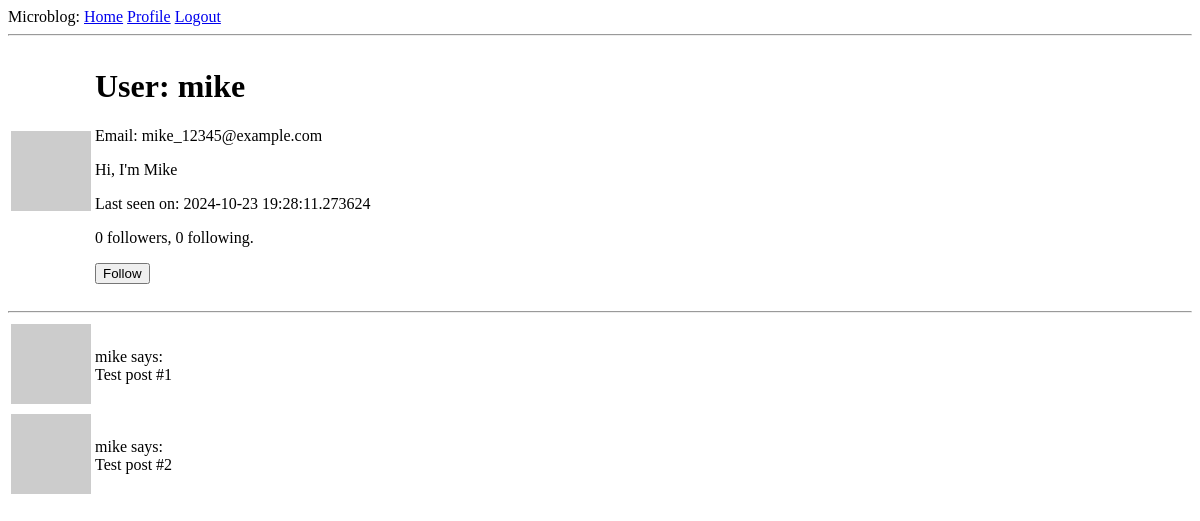
The page /user/mike (signed in) on the database as committed earlier.
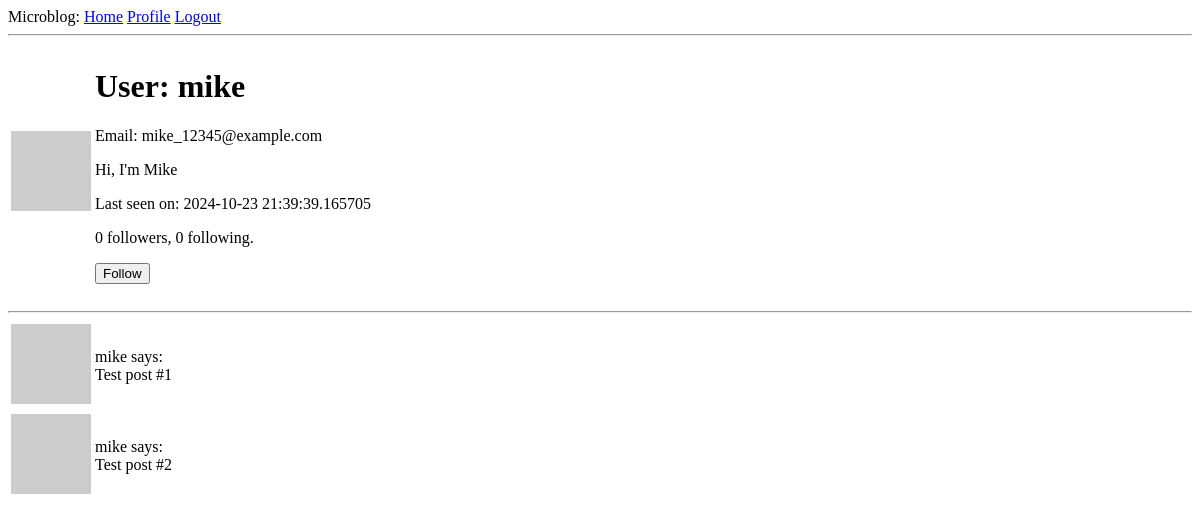
The same page on the database as committed later.
### app/models.py (models this page shows, shortened)
class User(UserMixin, db.Model):
    id: so.Mapped[int] = so.mapped_column(primary_key=True)
    username: so.Mapped[str] = so.mapped_column(sa.String(64), index=True, unique=True)
    email: so.Mapped[str] = so.mapped_column(sa.String(120), index=True, unique=True)
    password_hash: so.Mapped[Optional[str]] = so.mapped_column(sa.String(256))
    about_me: so.Mapped[Optional[str]] = so.mapped_column(sa.String(140))
    last_seen: so.Mapped[Optional[datetime]] = so.mapped_column(
        default=lambda: datetime.now(timezone.utc))
    posts: so.WriteOnlyMapped['Post'] = so.relationship(back_populates='author')
    following: so.WriteOnlyMapped['User'] = so.relationship(
        secondary=followers, primaryjoin=(followers.c.follower_id == id),
        secondaryjoin=(followers.c.followed_id == id),
        back_populates='followers')
    followers: so.WriteOnlyMapped['User'] = so.relationship(
        secondary=followers, primaryjoin=(followers.c.followed_id == id),
        secondaryjoin=(followers.c.follower_id == id),
        back_populates='following')
    def avatar(self, size):
        digest = md5(self.email.lower().encode('utf-8')).hexdigest()
        return f'https://gravatar.com/avatar/{digest}?d=identicon&s={size}'
    def is_following(self, user):
        query = self.following.select().where(User.id == user.id)
        return db.session.scalar(query) is not None
    def followers_count(self):
        query = sa.select(sa.func.count()).select_from(
            self.followers.select().subquery())
        return db.session.scalar(query)
    def following_count(self):
        query = sa.select(sa.func.count()).select_from(
            self.following.select().subquery())
        return db.session.scalar(query)

### app/routes.py (the view)
@app.route('/user/<username>')
@login_required
def user(username):
    user = db.first_or_404(sa.select(User).where(User.username == username))
    posts = [
        {'author': user, 'body': 'Test post #1'},
        {'author': user, 'body': 'Test post #2'}
    ]
    form = EmptyForm()
    return render_template('user.html', user=user, posts=posts, form=form)

### app/forms.py
class EmptyForm(FlaskForm):
    submit = SubmitField('Submit')

### app/models.py (called while the page is built)
@login.user_loader
def load_user(id):
    return db.session.get(User, int(id))

### app/routes.py (called while the page is built)
@app.before_request
def before_request():
    if current_user.is_authenticated:
        current_user.last_seen = datetime.now(timezone.utc)
        db.session.commit()

### app/templates/user.html (shortened to what this page needs)
{% extends 'base.html' %}
{% block content %}
	<table>
		<tr valing="top">
			<td><img src="{{ user.avatar(128) }}"></td>
			<td>
				<h1>User: {{ user.username }}</h1>
				<p>Email: {{ user.email }}</p>
				{% if user.about_me %}
				<p>{{ user.about_me }}</p>
				{% endif %}
				{% if user.last_seen %}
				<p>Last seen on: {{ user.last_seen }}</p>
				{% endif %}
				<p>{{ user.followers_count() }} followers, {{ user.following_count() }} following.</p>
				{% if user == current_user %}
        		<p><a href="{{ url_for('edit_profile') }}">Edit your profile</a></p>
        		{% elif not current_user.is_following(user) %}
        		<p>
            		<form action="{{ url_for('follow', username=user.username) }}" method="post">
                		{{ form.submit(value='Follow') }}
            		</form>
        		</p>
        		{% endif %}
			</td>
		</tr>
	</table>
	<hr>
	{% for post in posts %}
		{% include '_post.html' %}
	{% endfor %}
{% endblock %}

### app/templates/base.html (shortened to what this page needs)
<!DOCTYPE html>
<html>
	<head>
	</head>
	<body>
		<div>
			Microblog:
			<a href="{{ url_for('index') }}">Home</a>
			{% if current_user.is_anonymous %}
			<a href="{{ url_for('login') }}">Login</a>
			{% else %}
			<a href="{{ url_for('user', username=current_user.username) }}">Profile</a>
			<a href="{{ url_for('logout') }}">Logout</a>
			{% endif %}
		<div>
		<hr>
		{% block content %}{% endblock %}
	</body>
</html>

### app/templates/_post.html
<table>
	<tr valing="top">
		<td><img src="{{ post.author.avatar(36) }}"></td>
		<td>{{ post.author.username }} says:<br>{{ post.body }}</td>
	</tr>
</table>

Rows that differ between the two databases and show on the page:
changed User "mike": last_seen "2024-10-23 19:28:11.273624" → "2024-10-23 21:39:39.165705"
